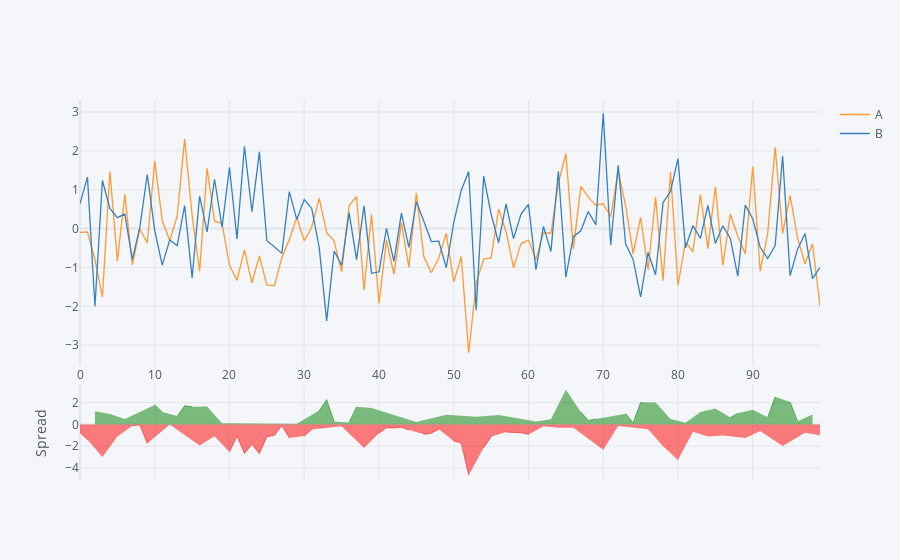

This figure's notebook cell:
### Markdown cell above
## Spread

### Code cell
df[['A','B']].iplot(kind='spread')

### Figure 1 — Plotly figure (JSON) as saved in the notebook; plotly's stock layout.template omitted (floating-point values rounded to 4 significant figures)
{"data": [{"line": {"color": "rgba(255, 153, 51, 1.0)", "dash": "solid", "shape": "linear", "width": 1.3}, "mode": "lines", "name": "A", "text": "", "type": "scatter", "x": [0, 1, 2, 3, 4, 5, 6, 7, 8, 9, 10, 11, 12, 13, 14, 15, 16, 17, 18, 19, 20, 21, 22, 23, 24, 25, 26, 27, 28, 29, 30, 31, 32, 33, 34, 35, 36, 37, 38, 39, 40, 41, 42, 43, 44, 45, 46, 47, 48, 49, 50, 51, 52, 53, 54, 55, 56, 57, 58, 59, 60, 61, 62, 63, 64, 65, 66, 67, 68, 69, 70, 71, 72, 73, 74, 75, 76, 77, 78, 79, 80, 81, 82, 83, 84, 85, 86, 87, 88, 89, 90, 91, 92, 93, 94, 95, 96, 97, 98, 99], "y": [-0.09912, -0.08354, -0.8012, -1.762, 1.477, -0.838, 0.8745, -0.9314, -0.00827, -0.3707, 1.74, 0.2062, -0.3057, 0.3244, 2.302, 0.3439, -1.096, 1.553, 0.1925, 0.1335, -0.9471, -1.329, -0.5473, -1.394, -0.7059, -1.447, -1.471, -0.7476, -0.2855, 0.2853, -0.3113, 0.0417, 0.7801, -0.1061, -0.3189, -1.108, 0.5901, 0.8258, -1.577, 0.3657, -1.923, -0.295, -1.174, 0.1453, -0.9973, 0.9155, -0.7264, -1.135, -0.7576, -0.1206, -1.372, -0.7183, -3.193, -1.399, -0.7846, -0.7546, 0.5016, -0.07246, -1.006, -0.3877, -0.2955, -0.7967, -0.1095, -0.1201, 1.166, 1.933, -0.5229, 1.087, 0.8103, 0.6052, 0.6392, 0.3047, 1.481, 0.5878, -0.6439, 0.286, -1.059, 0.8135, -1.342, 1.455, -1.458, -0.3487, -0.595, 0.8779, -0.516, 1.08, -0.9403, 0.3774, -0.1969, -0.6497, 1.599, -1.094, -0.1211, 2.092, -0.1218, 0.8517, -0.2496, -0.9031, -0.3897, -1.997]}, {"line": {"color": "rgba(55, 128, 191, 1.0)", "dash": "solid", "shape": "linear", "width": 1.3}, "mode": "lines", "name": "B", "text": "", "type": "scatter", "x": [0, 1, 2, 3, 4, 5, 6, 7, 8, 9, 10, 11, 12, 13, 14, 15, 16, 17, 18, 19, 20, 21, 22, 23, 24, 25, 26, 27, 28, 29, 30, 31, 32, 33, 34, 35, 36, 37, 38, 39, 40, 41, 42, 43, 44, 45, 46, 47, 48, 49, 50, 51, 52, 53, 54, 55, 56, 57, 58, 59, 60, 61, 62, 63, 64, 65, 66, 67, 68, 69, 70, 71, 72, 73, 74, 75, 76, 77, 78, 79, 80, 81, 82, 83, 84, 85, 86, 87, 88, 89, 90, 91, 92, 93, 94, 95, 96, 97, 98, 99], "y": [0.6432, 1.327, -1.999, 1.239, 0.5183, 0.2816, 0.374, -0.7984, 0.03181, 1.392, -0.05019, -0.9398, -0.2937, -0.4362, 0.5916, -1.266, 0.8334, -0.0857, 1.27, 0.03604, 1.574, -0.2655, 2.119, 0.4349, 1.976, -0.3126, -0.4649, -0.6377, 0.9527, 0.2364, 0.746, 0.5188, -0.4841, -2.375, -0.5773, -0.9429, 0.4135, -0.7983, 0.5856, -1.15, -1.111, 0.007048, -0.8449, 0.3986, -0.4849, 0.6907, 0.1879, -0.3331, -0.3243, -1.008, 0.1544, 0.9796, 1.471, -2.094, 1.35, 0.3713, -0.3637, 0.6334, -0.2588, 0.3721, 0.6233, -1.056, 0.05573, -0.5852, 1.476, -1.246, -0.2078, -0.05635, 0.4408, 0.1031, 2.967, -0.4213, 1.628, -0.3989, -0.7938, -1.756, -0.6132, -1.189, 0.6663, 0.9562, 1.798, -0.4957, 0.07492, -0.2542, 0.5961, -0.3815, 0.07313, -0.2518, -1.221, 0.603, 0.2531, -0.4807, -0.7726, -0.4367, 1.87, -1.21, -0.5278, -0.1281, -1.289, -0.9991]}, {"connectgaps": false, "fill": "tozeroy", "line": {"color": "green", "dash": "solid", "shape": "linear", "width": 0.5}, "mode": "lines", "name": "Spread", "showlegend": false, "type": "scatter", "x": [0, 1, 2, 3, 4, 5, 6, 7, 8, 9, 10, 11, 12, 13, 14, 15, 16, 17, 18, 19, 20, 21, 22, 23, 24, 25, 26, 27, 28, 29, 30, 31, 32, 33, 34, 35, 36, 37, 38, 39, 40, 41, 42, 43, 44, 45, 46, 47, 48, 49, 50, 51, 52, 53, 54, 55, 56, 57, 58, 59, 60, 61, 62, 63, 64, 65, 66, 67, 68, 69, 70, 71, 72, 73, 74, 75, 76, 77, 78, 79, 80, 81, 82, 83, 84, 85, 86, 87, 88, 89, 90, 91, 92, 93, 94, 95, 96, 97, 98, 99], "xaxis": "x2", "y": ["", "", 1.198, "", 0.9583, "", 0.5005, "", "", "", 1.79, 1.146, "", 0.7606, 1.71, 1.61, "", 1.639, "", 0.09751, "", "", "", "", "", "", "", "", "", 0.04894, "", "", 1.264, 2.269, 0.2584, "", 0.1766, 1.624, "", 1.515, "", "", "", "", "", 0.2249, "", "", "", 0.887, "", "", "", 0.6942, "", "", 0.8652, "", "", "", "", 0.2594, "", 0.4651, "", 3.179, "", 1.143, 0.3695, 0.5021, "", 0.726, "", 0.9867, 0.1499, 2.042, "", 2.002, "", 0.499, "", 0.147, "", 1.132, "", 1.462, "", 0.6292, 1.024, "", 1.346, "", 0.6515, 2.529, "", 2.062, 0.2783, "", 0.8991, ""], "yaxis": "y2"}, {"connectgaps": false, "fill": "tozeroy", "line": {"color": "red", "dash": "solid", "shape": "linear", "width": 0.5}, "mode": "lines", "name": "Spread", "showlegend": false, "type": "scatter", "x": [0, 1, 2, 3, 4, 5, 6, 7, 8, 9, 10, 11, 12, 13, 14, 15, 16, 17, 18, 19, 20, 21, 22, 23, 24, 25, 26, 27, 28, 29, 30, 31, 32, 33, 34, 35, 36, 37, 38, 39, 40, 41, 42, 43, 44, 45, 46, 47, 48, 49, 50, 51, 52, 53, 54, 55, 56, 57, 58, 59, 60, 61, 62, 63, 64, 65, 66, 67, 68, 69, 70, 71, 72, 73, 74, 75, 76, 77, 78, 79, 80, 81, 82, 83, 84, 85, 86, 87, 88, 89, 90, 91, 92, 93, 94, 95, 96, 97, 98, 99], "xaxis": "x2", "y": [-0.7424, -1.41, "", -3.001, "", -1.12, "", -0.133, -0.04008, -1.763, "", "", -0.01203, "", "", "", -1.929, "", -1.077, "", -2.521, -1.063, -2.666, -1.829, -2.682, -1.134, -1.006, -0.1098, -1.238, "", -1.057, -0.4771, "", "", "", -0.1647, "", "", -2.163, "", -0.8126, -0.302, -0.3295, -0.2532, -0.5124, "", -0.9143, -0.8021, -0.4333, "", -1.526, -1.698, -4.664, "", -2.134, -1.126, "", -0.7059, -0.7474, -0.7598, -0.9189, "", -0.1652, "", -0.3101, "", -0.3152, "", "", "", -2.328, "", -0.1471, "", "", "", -0.4453, "", -2.008, "", -3.256, "", -0.6699, "", -1.112, "", -1.013, "", "", -1.253, "", -0.6132, "", "", -1.992, "", "", -0.775, "", -0.9975], "yaxis": "y2"}], "layout": {"hovermode": "x", "legend": {"bgcolor": "#F5F6F9", "font": {"color": "#4D5663"}}, "paper_bgcolor": "#F5F6F9", "plot_bgcolor": "#F5F6F9", "title": {"font": {"color": "#4D5663"}}, "xaxis": {"gridcolor": "#E1E5ED", "showgrid": true, "tickfont": {"color": "#4D5663"}, "title": {"font": {"color": "#4D5663"}, "text": ""}, "zerolinecolor": "#E1E5ED"}, "xaxis2": {"anchor": "y2", "gridcolor": "#E1E5ED", "showgrid": true, "showticklabels": false, "tickfont": {"color": "#4D5663"}, "title": {"font": {"color": "#4D5663"}, "text": ""}, "zerolinecolor": "#E1E5ED"}, "yaxis": {"domain": [0.3, 1], "gridcolor": "#E1E5ED", "showgrid": true, "tickfont": {"color": "#4D5663"}, "title": {"font": {"color": "#4D5663"}, "text": ""}, "zerolinecolor": "#E1E5ED"}, "yaxis2": {"domain": [0, 0.25], "gridcolor": "#E1E5ED", "showgrid": true, "tickfont": {"color": "#4D5663"}, "title": {"font": {"color": "#4D5663"}, "text": "Spread"}, "zerolinecolor": "#E1E5ED"}}}
